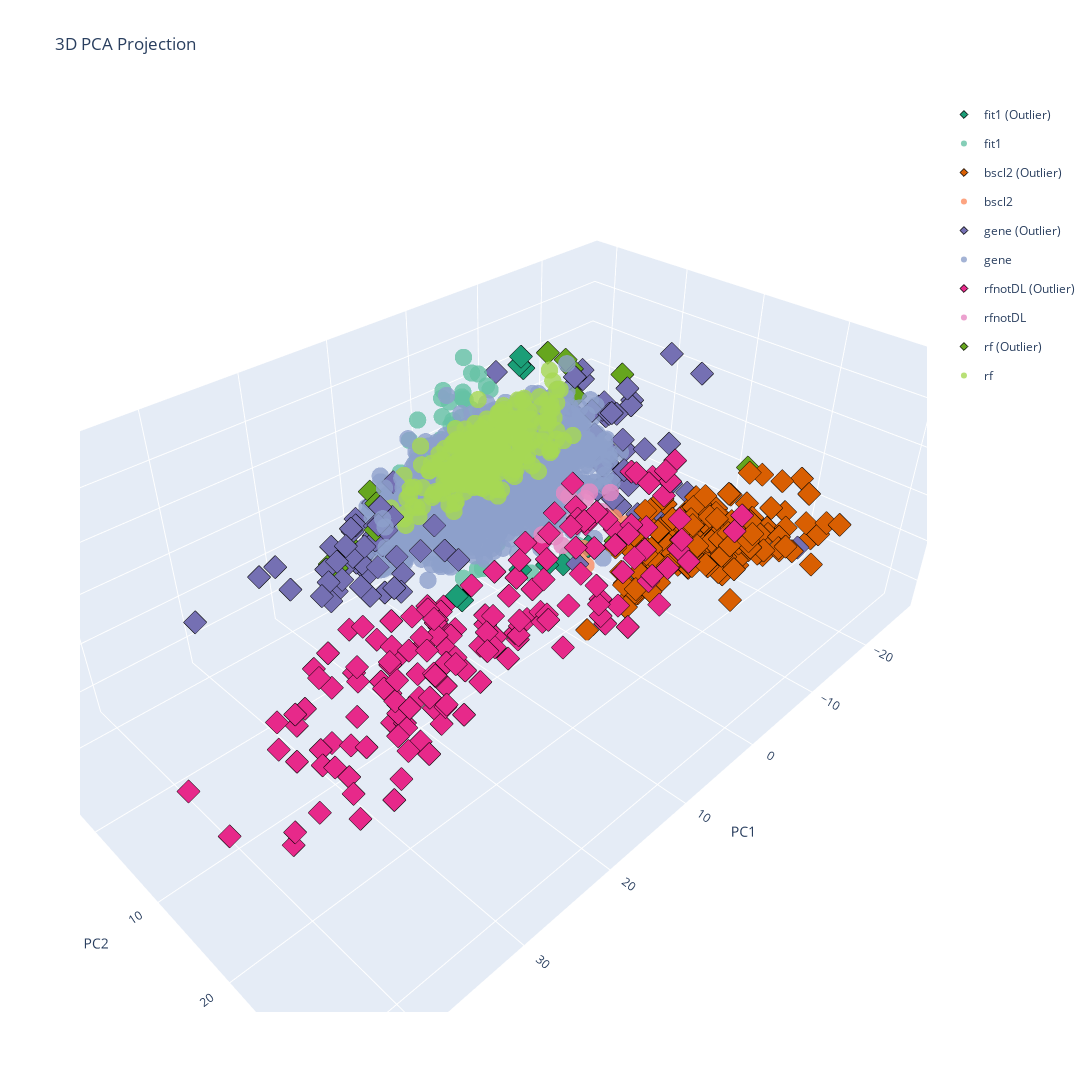

Here is the notebook cell this chart was saved with:
### Markdown cell above
### PCA

![image](plots/isolation_forest_pca_3d_scatter.png)

### Code cell
from sklearn.decomposition import PCA
from matplotlib import pyplot as plt
import numpy as np
from plotting_utils import plot_3d_scatter


def perform_pca(X_scaled, plot_explained_variance=True):
    """Perform PCA and return transformed data and PCA object."""
    pca = PCA()
    X_pca = pca.fit_transform(X_scaled)
    if plot_explained_variance:
        explained_variance_ratio = pca.explained_variance_ratio_
        cumulative_variance_ratio = np.cumsum(explained_variance_ratio)

        plt.figure(figsize=(10, 6))
        plt.plot(
            range(1, len(explained_variance_ratio) + 1),
            cumulative_variance_ratio,
            "bo-",
        )
        plt.xlabel("Number of Components")
        plt.ylabel("Cumulative Explained Variance Ratio")
        plt.title("PCA Explained Variance Ratio")
        plt.grid(True)
        plt.show()
    return X_pca


HOVER_COLS = [
    "row",
    "col",
    "set",
]

X_pca = perform_pca(df_data, plot_explained_variance=True)


pca_df = create_dimension_reduction_df(
    X_pca,
    3,
    "PC",
    df,
)

pca_fig = plot_3d_scatter(
    pca_df,
    "PC1",
    "PC2",
    "PC3",
    title="3D PCA Projection",
    hover_data=HOVER_COLS,
    type_col="type",
    outlier_col="isolation_forest_outlier",
    filename="plots/isolation_forest_pca_3d_scatter",
)

### Figure 1 — Plotly figure (JSON) as saved in the notebook; plotly's stock layout.template omitted (floating-point values rounded to 4 significant figures; data arrays with more than 128 entries replaced by an {"elided": "..."} marker saying what was removed)
{"data": [{"customdata": [["fit1", 3, 1, 3], ["fit1", 5, 1, 3], ["fit1", 7, 1, 3], ["fit1", 9, 1, 4], ["fit1", 15, 1, 4], ["fit1", 11, 1, 6], ["fit1", 3, 1, 9], ["fit1", 5, 1, 9], ["fit1", 7, 1, 9], ["fit1", 9, 1, 9]], "hovertemplate": "<b>type</b>: %{customdata[0]}<br><b>row</b>: %{customdata[1]}<br><b>col</b>: %{customdata[2]}<br><b>set</b>: %{customdata[3]}<br><extra></extra>", "legendgroup": "fit1 (Outlier)", "marker": {"color": "rgb(27,158,119)", "line": {"color": "black", "width": 1}, "opacity": 1, "size": 6, "symbol": "diamond"}, "mode": "markers", "name": "fit1 (Outlier)", "type": "scatter3d", "x": [9.609, 13.94, 11.55, -12.0, -9.631, -8.634, 0.993, 3.332, 3.919, -3.991], "y": [4.746, 4.787, 6.141, -8.086, -6.419, -5.22, 10.13, 10.13, 7.116, 9.076], "z": [-6.901, -5.355, -4.567, 6.284, 8.032, 9.711, -4.192, -3.088, -4.903, -5.018]}, {"customdata": {"elided": "78x4 mixed values"}, "hovertemplate": "<b>type</b>: %{customdata[0]}<br><b>row</b>: %{customdata[1]}<br><b>col</b>: %{customdata[2]}<br><b>set</b>: %{customdata[3]}<br><extra></extra>", "legendgroup": "fit1", "marker": {"color": "rgb(102,194,165)", "line": {"color": "black", "width": 0}, "opacity": 0.8, "size": 6, "symbol": "circle"}, "mode": "markers", "name": "fit1", "type": "scatter3d", "x": [2.585, 1.733, 8.735, 1.636, -3.495, -3.727, -1.37, -1.963, -4.46, -2.55, -2.154, -0.03577, -0.9814, -2.332, -0.5572, -4.287, 6.678, 8.534, 7.057, 3.146, 5.075, -4.623, -1.066, -2.252, -1.599, -6.637, -4.302, -2.2, 6.906, 5.233, 2.498, 3.368, -1.384, 5.955, -1.479, 3.043, 6.719, 2.732, 3.018, -2.446, 0.4728, -2.587, 2.883, 1.596, 4.908, -1.729, 4.134, 5.862, 4.025, 1.896, 5.932, 5.013, 2.968, 4.074, -1.519, -0.5137, -0.8495, -7.349, 1.542, -1.854, 1.681, -2.691, -1.951, 2.787, -2.075, -0.7755, -0.2906, -2.526, -0.7095, -5.432, -0.5391, -1.36, 1.717, -6.093, -1.596, -5.084, -5.791, -2.705], "y": [-7.723, -8.43, -7.273, -10.16, -8.05, -10.66, -9.681, -8.403, -4.643, -5.464, -2.53, -3.325, -2.523, -7.192, -2.893, -1.451, 3.862, 3.825, 4.979, 7.778, 5.001, -3.978, -4.1, -7.594, -5.488, -7.144, -9.24, -10.97, -4.91, -6.297, -7.585, -6.376, -4.697, -8.207, -4.637, -9.971, -3.859, -5.872, -8.615, -4.015, -3.231, -1.656, -6.427, -7.521, -7.356, -0.9707, -4.459, -8.672, -8.939, -6.178, -7.626, -2.273, -5.157, -5.469, -5.711, -6.149, -4.022, -1.908, 7.849, 8.142, 7.319, 8.659, -10.07, -8.787, -9.306, -5.902, -8.451, -7.42, -4.325, -10.8, -7.436, -5.6, -8.41, -9.029, -6.61, -6.252, -7.491, -6.8], "z": [-0.775, -0.1754, -0.5968, -1.945, 2.149, 1.989, 3.736, 1.862, 2.747, 2.357, 2.923, 1.204, 3.603, 1.82, 2.001, 5.379, -5.106, -5.259, -4.252, -5.346, -2.271, 2.575, 4.615, 4.12, 2.351, 3.289, 4.787, 0.1471, 0.7472, 2.523, 2.573, 0.9174, 2.412, 0.5714, 4.365, 2.517, 2.169, 3.347, -0.05418, 3.723, 7.665, 5.826, -2.407, -3.976, -0.9299, 1.473, -0.06378, -1.5, -1.002, -1.591, -1.93, -4.719, -3.238, -2.436, -1.26, -0.6141, -2.286, 1.373, -0.7776, -5.443, -2.063, -4.431, 6.444, 5.257, 5.352, 7.637, 6.731, 10.9, 10.85, 4.762, 3.902, 1.677, 0.8932, 7.271, 6.858, 6.785, 6.546, 2.546]}, {"customdata": {"elided": "171x4 mixed values"}, "hovertemplate": "<b>type</b>: %{customdata[0]}<br><b>row</b>: %{customdata[1]}<br><b>col</b>: %{customdata[2]}<br><b>set</b>: %{customdata[3]}<br><extra></extra>", "legendgroup": "bscl2 (Outlier)", "marker": {"color": "rgb(217,95,2)", "line": {"color": "black", "width": 1}, "opacity": 1, "size": 6, "symbol": "diamond"}, "mode": "markers", "name": "bscl2 (Outlier)", "type": "scatter3d", "x": {"elided": "171 float values"}, "y": {"elided": "171 float values"}, "z": {"elided": "171 float values"}}, {"customdata": [["bscl2", 7, 2, 7], ["bscl2", 5, 23, 11], ["bscl2", 7, 2, 11], ["bscl2", 9, 2, 11], ["bscl2", 15, 23, 11]], "hovertemplate": "<b>type</b>: %{customdata[0]}<br><b>row</b>: %{customdata[1]}<br><b>col</b>: %{customdata[2]}<br><b>set</b>: %{customdata[3]}<br><extra></extra>", "legendgroup": "bscl2", "marker": {"color": "rgb(252,141,98)", "line": {"color": "black", "width": 0}, "opacity": 0.8, "size": 6, "symbol": "circle"}, "mode": "markers", "name": "bscl2", "type": "scatter3d", "x": [-5.002, -9.139, -9.362, -10.82, -3.386], "y": [8.031, 11.23, 7.848, 8.464, 8.878], "z": [-8.431, -4.656, -4.587, -5.754, -5.067]}, {"customdata": {"elided": "100x4 mixed values"}, "hovertemplate": "<b>type</b>: %{customdata[0]}<br><b>row</b>: %{customdata[1]}<br><b>col</b>: %{customdata[2]}<br><b>set</b>: %{customdata[3]}<br><extra></extra>", "legendgroup": "gene (Outlier)", "marker": {"color": "rgb(117,112,179)", "line": {"color": "black", "width": 1}, "opacity": 1, "size": 6, "symbol": "diamond"}, "mode": "markers", "name": "gene (Outlier)", "type": "scatter3d", "x": [-22.27, 17.14, 16.77, 12.68, -11.91, 24.05, -11.26, -13.4, 15.19, 11.8, 14.58, -9.574, -11.68, 12.8, -12.23, -10.47, 15.96, 13.63, 15.69, 18.48, -4.647, -9.37, 13.13, -12.59, 12.41, 17.99, 18.94, -21.44, 22.61, 14.13, 14.55, 13.49, -12.72, 14.15, 8.441, 16.68, -14.2, 14.44, 3.016, -11.12, -16.05, -14.42, 12.74, -10.75, 30.33, 14.93, -13.05, -12.63, 10.6, -11.29, -12.33, -13.73, 16.87, -16.8, 13.5, -7.801, -10.14, -14.5, 17.01, -20.68, 11.17, 19.52, 16.01, 13.32, 20.87, -13.57, 10.08, 14.67, 14.08, 11.93, 11.27, 13.84, -13.36, 13.58, 13.14, 12.39, 15.09, 10.77, 13.91, -12.47, -11.31, 12.21, -9.432, -19.83, 4.227, 12.73, 15.75, 15.49, 13.87, -15.53, -13.62, -14.23, -13.78, 22.3, -12.0, -13.71, -9.33, -10.77, 12.49, 18.56], "y": [22.49, -4.307, -5.287, -4.248, 12.88, -7.94, 6.837, 2.155, -2.848, -8.58, -4.309, 7.426, 12.31, -0.1997, 3.08, 5.49, -3.817, -2.267, -5.766, -4.709, 12.4, 5.882, -3.859, -0.001667, -3.542, -5.595, -2.248, 4.611, -5.034, -3.931, -7.01, -6.318, -0.2198, -5.81, -6.293, -6.261, 9.711, -5.433, 13.67, 7.243, 1.165, 1.862, -2.406, 6.808, -9.974, -1.354, 5.902, -0.4433, 5.457, 9.44, -0.8263, 3.86, -5.858, 3.399, -3.317, -8.096, 3.492, 10.51, -3.32, 9.012, -4.203, -4.567, -1.524, -7.184, 3.836, -2.618, -7.706, -5.512, -5.01, -2.366, -5.527, 0.2921, -1.657, -2.508, 3.043, 4.303, 1.18, 3.76, 0.706, 3.909, 9.666, -5.158, 1.603, 9.75, -8.508, -4.555, -6.241, -6.237, -4.938, 4.26, 2.201, 0.9604, 3.312, -7.704, 2.488, 5.052, 6.727, 8.373, -3.568, -4.491], "z": [-7.546, -5.187, -3.602, -0.936, 0.6838, -3.16, 3.589, 4.488, -1.473, -2.533, -4.524, -2.531, 5.146, -4.565, -4.519, 6.352, -2.789, -7.534, -5.18, -5.003, 5.118, 0.9608, -1.593, 7.572, 1.448, -4.173, -1.049, 9.035, -3.861, -5.771, -4.932, -1.465, 8.501, -4.44, 1.355, -2.449, -4.871, -5.064, -1.338, -4.207, -3.455, 3.243, -0.5647, -0.9124, -6.248, -3.291, 1.31, -1.577, -1.175, -4.292, 3.403, 4.531, -7.581, 4.84, -1.816, 7.257, 6.078, -5.894, -0.7637, -5.983, -4.714, -6.051, -6.263, -2.705, 0.2667, 5.142, -1.001, -0.9263, -4.443, 0.648, -3.249, -1.78, 4.748, 0.4296, -0.08278, 3.004, -4.376, -0.8575, -5.704, -3.529, 3.607, -3.715, 9.457, 9.055, -4.218, -2.257, -4.812, -3.545, -4.156, 5.004, 5.305, 4.123, -0.3639, -2.757, 2.233, 7.898, 7.331, -0.9469, -3.026, -7.161]}, {"customdata": {"elided": "3420x4 mixed values"}, "hovertemplate": "<b>type</b>: %{customdata[0]}<br><b>row</b>: %{customdata[1]}<br><b>col</b>: %{customdata[2]}<br><b>set</b>: %{customdata[3]}<br><extra></extra>", "legendgroup": "gene", "marker": {"color": "rgb(141,160,203)", "line": {"color": "black", "width": 0}, "opacity": 0.8, "size": 6, "symbol": "circle"}, "mode": "markers", "name": "gene", "type": "scatter3d", "x": {"elided": "3420 float values"}, "y": {"elided": "3420 float values"}, "z": {"elided": "3420 float values"}}, {"customdata": {"elided": "166x4 mixed values"}, "hovertemplate": "<b>type</b>: %{customdata[0]}<br><b>row</b>: %{customdata[1]}<br><b>col</b>: %{customdata[2]}<br><b>set</b>: %{customdata[3]}<br><extra></extra>", "legendgroup": "rfnotDL (Outlier)", "marker": {"color": "rgb(231,41,138)", "line": {"color": "black", "width": 1}, "opacity": 1, "size": 6, "symbol": "diamond"}, "mode": "markers", "name": "rfnotDL (Outlier)", "type": "scatter3d", "x": {"elided": "166 float values"}, "y": {"elided": "166 float values"}, "z": {"elided": "166 float values"}}, {"customdata": [["rfnotDL", 7, 24, 5], ["rfnotDL", 2, 24, 10], ["rfnotDL", 3, 24, 10], ["rfnotDL", 6, 24, 10], ["rfnotDL", 7, 24, 10], ["rfnotDL", 9, 24, 10], ["rfnotDL", 11, 24, 10], ["rfnotDL", 13, 24, 10], ["rfnotDL", 15, 24, 10], ["rfnotDL", 16, 24, 10]], "hovertemplate": "<b>type</b>: %{customdata[0]}<br><b>row</b>: %{customdata[1]}<br><b>col</b>: %{customdata[2]}<br><b>set</b>: %{customdata[3]}<br><extra></extra>", "legendgroup": "rfnotDL", "marker": {"color": "rgb(231,138,195)", "line": {"color": "black", "width": 0}, "opacity": 0.8, "size": 6, "symbol": "circle"}, "mode": "markers", "name": "rfnotDL", "type": "scatter3d", "x": [7.557, 0.5989, 1.669, 1.587, 2.784, 5.519, 4.451, -1.451, -1.204, 7.635], "y": [15.66, 9.583, 15.13, 13.05, 12.05, 12.95, 14.22, 10.95, 13.66, 13.31], "z": [3.964, 3.606, 4.555, 4.99, 5.265, 2.609, 4.431, 3.448, 4.682, 4.02]}, {"customdata": [["rf", 12, 1, 1], ["rf", 14, 1, 1], ["rf", 16, 1, 1], ["rf", 16, 1, 2], ["rf", 2, 2, 3], ["rf", 4, 1, 3], ["rf", 4, 2, 3], ["rf", 16, 23, 4], ["rf", 12, 23, 7], ["rf", 16, 23, 7], ["rf", 2, 1, 8], ["rf", 2, 2, 8], ["rf", 2, 1, 11]], "hovertemplate": "<b>type</b>: %{customdata[0]}<br><b>row</b>: %{customdata[1]}<br><b>col</b>: %{customdata[2]}<br><b>set</b>: %{customdata[3]}<br><extra></extra>", "legendgroup": "rf (Outlier)", "marker": {"color": "rgb(102,166,30)", "line": {"color": "black", "width": 1}, "opacity": 1, "size": 6, "symbol": "diamond"}, "mode": "markers", "name": "rf (Outlier)", "type": "scatter3d", "x": [-11.99, -14.55, -10.16, -13.11, 11.51, 16.34, 13.16, -11.7, -8.023, -25.1, 16.46, 13.14, 11.1], "y": [-4.515, 3.616, -0.3583, -1.43, -5.294, -6.204, -3.579, -0.8204, 9.354, 13.52, -7.154, -7.797, -6.746], "z": [9.271, 8.677, 10.46, 4.863, 0.676, -5.161, -0.8726, 8.761, -6.155, -2.702, -5.091, -4.981, 1.215]}, {"customdata": {"elided": "251x4 mixed values"}, "hovertemplate": "<b>type</b>: %{customdata[0]}<br><b>row</b>: %{customdata[1]}<br><b>col</b>: %{customdata[2]}<br><b>set</b>: %{customdata[3]}<br><extra></extra>", "legendgroup": "rf", "marker": {"color": "rgb(166,216,84)", "line": {"color": "black", "width": 0}, "opacity": 0.8, "size": 6, "symbol": "circle"}, "mode": "markers", "name": "rf", "type": "scatter3d", "x": {"elided": "251 float values"}, "y": {"elided": "251 float values"}, "z": {"elided": "251 float values"}}], "layout": {"height": 1200, "scene": {"xaxis": {"title": {"text": "PC1"}}, "yaxis": {"title": {"text": "PC2"}}, "zaxis": {"title": {"text": "PC3"}}}, "showlegend": true, "title": {"text": "3D PCA Projection"}, "width": 1600}}
